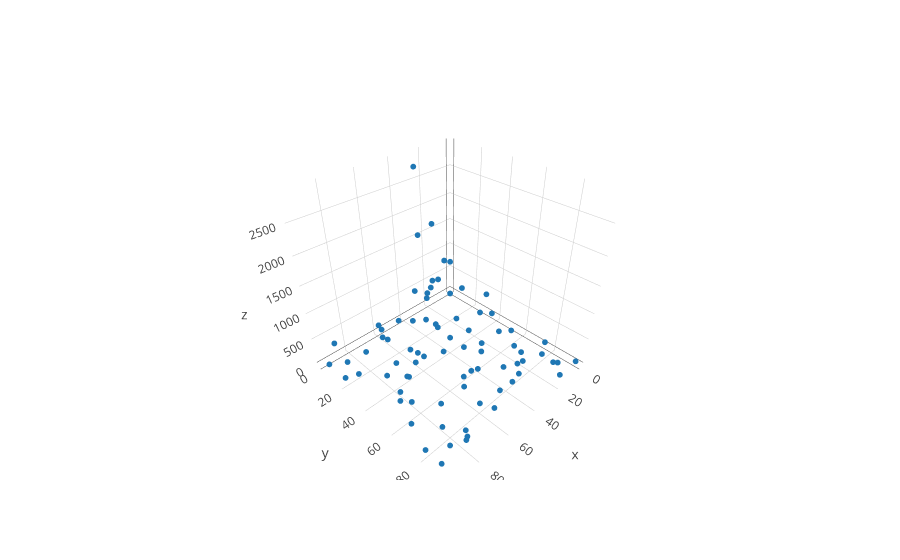

Source (notebook cell):
### Markdown cell above
Here, we take a sample of 25 percent of the above grid to "observe"

### Code cell
X_part, y_part = sim.rand_partial_grid(X, y, 0.2)
X_full, y_full, obs_idx, imag_idx = sim.fill_grid(X_part, y_part)

color = np.zeros(X_full.shape[0])
color[obs_idx] = 1.0
trace_partial_obs = go.Scatter3d(x = X_full[obs_idx, 0], y = X_full[obs_idx, 1],
                                 z= y[obs_idx], mode = 'markers', marker=dict(size = 2))
iplot([trace_partial_obs])

### Figure 1 — Plotly figure (JSON) as saved in the notebook; plotly's stock layout.template omitted (floating-point values rounded to 4 significant figures)
{"data": [{"marker": {"size": 2}, "mode": "markers", "type": "scatter3d", "x": [0, 0, 5, 5, 5, 10, 10, 10, 10, 10, 10, 10, 15, 15, 15, 15, 15, 20, 20, 20, 20, 25, 25, 25, 25, 30, 30, 30, 30, 30, 35, 35, 35, 35, 35, 35, 45, 45, 45, 45, 45, 50, 50, 55, 55, 55, 55, 55, 55, 55, 55, 60, 60, 60, 60, 65, 65, 70, 70, 70, 75, 75, 75, 80, 80, 80, 80, 85, 85, 90, 90, 90, 90, 90, 95, 95, 95, 95, 95, 95], "y": [75, 95, 35, 40, 55, 5, 10, 20, 35, 50, 80, 90, 0, 65, 70, 90, 95, 0, 5, 10, 75, 5, 25, 40, 50, 0, 5, 35, 70, 80, 10, 15, 20, 25, 35, 80, 15, 40, 55, 65, 80, 60, 65, 15, 30, 35, 45, 65, 75, 85, 95, 5, 10, 30, 80, 10, 40, 20, 30, 40, 10, 45, 85, 35, 45, 75, 90, 60, 95, 5, 25, 65, 85, 90, 5, 20, 25, 65, 80, 90], "z": [55, 25, 513, 170, 43, 882, 922, 498, 190, 23, 84, 101, 1621, 71, 27, 213, 46, 233, 587, 686, 32, 272, 684, 136, 35, 432, 1633, 395, 5, 72, 2868, 113, 882, 114, 63, 5, 259, 41, 431, 175, 47, 7, 240, 434, 11, 32, 889, 12, 934, 28, 1122, 153, 21, 181, 127, 424, 208, 443, 90, 1, 32, 231, 77, 138, 11, 12, 151, 280, 508, 410, 174, 79, 986, 330, 62, 89, 527, 667, 88, 105]}], "layout": {}}
